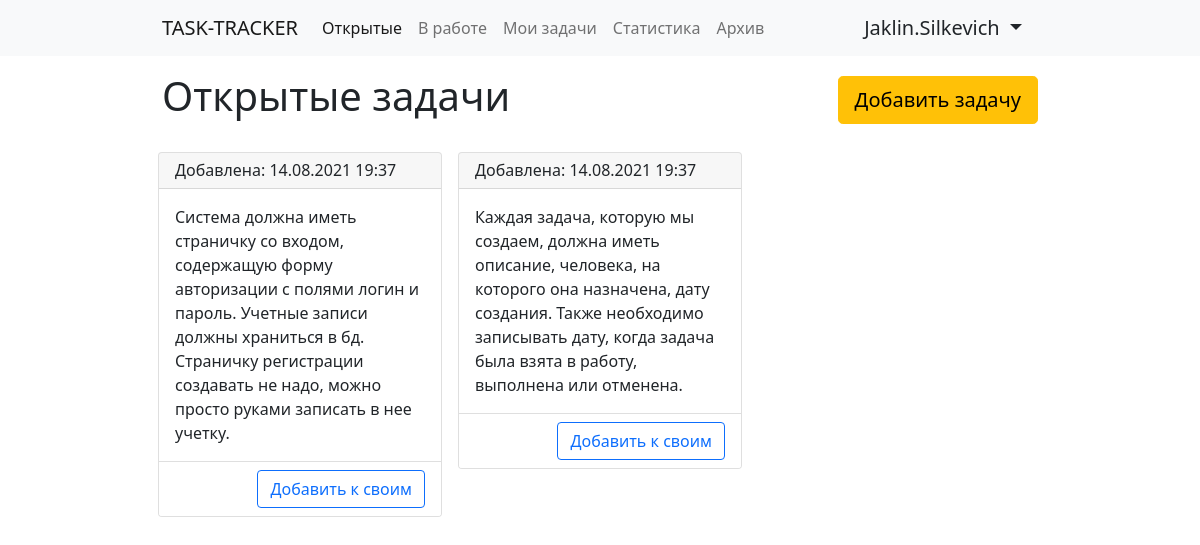
The app's page / (signed in) with its own data.
### tables this page shows
CREATE TABLE "user" (
	id INTEGER NOT NULL, 
	login VARCHAR, 
	password VARCHAR, 
	fullname VARCHAR, 
	PRIMARY KEY (id), 
	CONSTRAINT uq_user_login UNIQUE (login)
);

CREATE TABLE ticket (
	id INTEGER NOT NULL, 
	description VARCHAR, 
	created_at DATETIME, 
	user_id INTEGER, 
	current_status INTEGER, 
	status_updated_at DATETIME, 
	PRIMARY KEY (id), 
	FOREIGN KEY(user_id) REFERENCES user (id), 
	FOREIGN KEY(current_status) REFERENCES status (id)
);

### app.py (the view)
@app.route('/', methods=['GET', 'POST'])
@check_auth
def main(user):
    if request.method == "GET":
        tickets = get_opened_tickets()
        return render_template(
            "index.html",
            user=user,
            tickets=tickets
        )
    if request.method == "POST":
        ticket = request.form.get('ticket')
        change_ticket_status(ticket, user['id'], "В работе")
        return redirect('/')

### auth.py (called while the page is built)
def check_auth(func):
    @wraps(func)
    def wrapper(*args, **kwargs):
        if not request.cookies.get('authenticated_user'):
            return redirect('/login/')
        else:
            user_info = engine.execute(select(users).where(users.c.id == request.cookies.get('authenticated_user'))).fetchone()
            user = {
                'id': user_info[0],
                'login': user_info[1],
                'fullname': user_info[3],
            }
            return func(*args, user=user, **kwargs)
    return wrapper

### tickets.py (called while the page is built)
def get_opened_tickets():
    query = select(tickets).select_from(
        tickets.join(
            statuses,
            tickets.c.current_status == statuses.c.id
        )
    ).where(
        statuses.c.title == "Новый"
    )
    tickets_list = engine.execute(query).fetchall()
    return parse_tickets(tickets_list)

def parse_tickets(tickets_list):
    tickets = []
    for t in tickets_list:
        tickets.append(
            {
                'id': t[0],
                'description': t[1],
                'created_at': t[2],
                'user_id': t[3],
                'current_status': t[4],
                'status_updated_at': t[5],
            }
        )
    return tickets

### templates/index.html (shortened to what this page needs)
{% extends 'base.html' %}
{% block content %}
    <div class="row mb-3">
        <div class="col-6">
            <h1>Открытые задачи</h1>
        </div>
        <div class="col-6 d-flex justify-content-end align-items-center">
            <div class="">
                <a href="/new_ticket/" class="btn btn-lg btn-warning">
                    Добавить задачу
                </a>
            </div>
        </div>
    </div>
    <div class="row">
        {% for ticket in tickets %}
            <div class="col-md-6 col-lg-4 p-2">
                <div class="card">
                    <div class="card-header">
                        <h6 class="mb-0">Добавлена: <span> {{ ticket.created_at.strftime('%d.%m.%Y %H:%M') }}</span>
                        </h6>
                    </div>
                    <div class="card-body">
                        <p class="card-text">{{ ticket.description }}</p>
                    </div>
                    <div class="card-footer bg-white">
                        <div class="row justify-content-end">
                            <div class="col-auto">
                                <form action="/" method="post">
                                    <button type="submit" class="btn btn-outline-primary">Добавить к своим</button>
                                </form>
                            </div>
                        </div>
                    </div>
                </div>
            </div>
        {% endfor %}
    </div>
{% endblock %}

### templates/base.html (shortened to what this page needs)
<!doctype html>
<html lang="ru">
<head>
    <link href="https://cdn.jsdelivr.net/npm/bootstrap@5.0.2/dist/css/bootstrap.min.css" rel="stylesheet"
>
</head>
<body>
<nav class="navbar navbar-expand-lg navbar-light bg-light mb-3">
    <div class="container-fluid w-75">
        <a class="navbar-brand text-uppercase" href="#">Task-tracker</a>
        <div class="collapse navbar-collapse" id="navbarSupportedContent">
            <ul class="navbar-nav me-auto mb-2 mb-lg-0">
                <li class="nav-item">
                    <a class="nav-link {% if request.path == "/" %} active {% endif %}" aria-current="page" href="/">
                        Открытые
                    </a>
                </li>
                <li class="nav-item">
                    <a class="nav-link {% if request.path == '/at_work/' %}active{% endif %}" aria-current="page" href="/at_work/">
                        В работе
                    </a>
                </li>
                <li class="nav-item">
                    <a class="nav-link {% if request.path == '/my_tickets/' %}active{% endif %}" aria-current="page" href="/my_tickets/">
                        Мои задачи
                    </a>
                </li>
                <li class="nav-item">
                    <a class="nav-link {% if request.path == '/statistic/' %}active{% endif %}" aria-current="page" href="/statistic/">
                        Статистика
                    </a>
                </li>
                <li class="nav-item">
                    <a class="nav-link {% if request.path == '/archive/' %}active{% endif %}" aria-current="page" href="/archive/">
                        Архив
                    </a>
                </li>
            </ul>
            <div class="d-flex">
                <div class="nav-item dropdown">
                    <div class="nav-link dropdown-toggle text-dark h5 mb-0" href="#" id="navbarDropdown" role="button"
                       data-bs-toggle="dropdown" aria-expanded="false">
                        {{ user.fullname }}
                    </div>
                </div>
            </div>
        </div>
    </div>
</nav>
<div class="container w-75">
    {% block content %} {% endblock %}
</div>
</body>
</html>

### records on screen
user: fullname "Jaklin.Silkevich"
ticket: created_at "14.08.2021 19:37", description "Система должна иметь страничку со входом, содержащую форму авторизации с полями логин и пароль. Учетные записи должны храниться в бд. Страничку регистрации создавать не надо, можно просто руками записать в нее учетку."
ticket: created_at "14.08.2021 19:37", description "Каждая задача, которую мы создаем, должна иметь описание, человека, на которого она назначена, дату создания. Также необходимо записывать дату, когда задача была взята в работу, выполнена или отменена."
